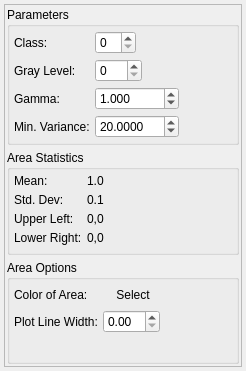
<?xml version="1.0" encoding="UTF-8"?>
<ui version="4.0">
 <class>UserInitAreaWidget</class>
 <widget class="QWidget" name="UserInitAreaWidget">
  <property name="geometry">
   <rect>
    <x>0</x>
    <y>0</y>
    <width>246</width>
    <height>371</height>
   </rect>
  </property>
  <property name="windowTitle">
   <string>Form</string>
  </property>
  <layout class="QGridLayout" name="gridLayout">
   <property name="margin">
    <number>4</number>
   </property>
   <item row="0" column="0">
    <widget class="QScrollArea" name="scrollArea">
     <property name="widgetResizable">
      <bool>true</bool>
     </property>
     <widget class="QWidget" name="scrollAreaWidgetContents">
      <property name="geometry">
       <rect>
        <x>0</x>
        <y>0</y>
        <width>236</width>
        <height>361</height>
       </rect>
      </property>
      <layout class="QVBoxLayout" name="verticalLayout_2">
       <property name="spacing">
        <number>5</number>
       </property>
       <property name="margin">
        <number>2</number>
       </property>
       <item>
        <widget class="QGroupBox" name="groupBox">
         <property name="title">
          <string>Parameters</string>
         </property>
         <layout class="QFormLayout" name="formLayout_4">
          <property name="fieldGrowthPolicy">
           <enum>QFormLayout::FieldsStayAtSizeHint</enum>
          </property>
          <property name="horizontalSpacing">
           <number>5</number>
          </property>
          <property name="verticalSpacing">
           <number>5</number>
          </property>
          <property name="margin">
           <number>4</number>
          </property>
          <item row="1" column="0">
           <widget class="QLabel" name="label_2">
            <property name="text">
             <string>Class:</string>
            </property>
           </widget>
          </item>
          <item row="1" column="1">
           <widget class="QSpinBox" name="m_Class">
            <property name="maximum">
             <number>15</number>
            </property>
           </widget>
          </item>
          <item row="2" column="0">
           <widget class="QLabel" name="label_3">
            <property name="text">
             <string>Gray Level:</string>
            </property>
           </widget>
          </item>
          <item row="2" column="1">
           <widget class="QSpinBox" name="m_GrayLevel">
            <property name="maximum">
             <number>255</number>
            </property>
           </widget>
          </item>
          <item row="3" column="0">
           <widget class="QLabel" name="label_6">
            <property name="text">
             <string>Gamma:</string>
            </property>
           </widget>
          </item>
          <item row="3" column="1">
           <widget class="QDoubleSpinBox" name="m_Gamma">
            <property name="decimals">
             <number>3</number>
            </property>
            <property name="maximum">
             <double>99999.990000000005239</double>
            </property>
            <property name="singleStep">
             <double>0.500000000000000</double>
            </property>
            <property name="value">
             <double>1.000000000000000</double>
            </property>
           </widget>
          </item>
          <item row="4" column="0">
           <widget class="QLabel" name="label_10">
            <property name="text">
             <string>Min. Variance:</string>
            </property>
           </widget>
          </item>
          <item row="4" column="1">
           <widget class="QDoubleSpinBox" name="m_MinVariance">
            <property name="decimals">
             <number>4</number>
            </property>
            <property name="minimum">
             <double>0.250000000000000</double>
            </property>
            <property name="maximum">
             <double>9999.989999999999782</double>
            </property>
            <property name="singleStep">
             <double>1.000000000000000</double>
            </property>
            <property name="value">
             <double>20.000000000000000</double>
            </property>
           </widget>
          </item>
         </layout>
        </widget>
       </item>
       <item>
        <widget class="QGroupBox" name="groupBox_2">
         <property name="title">
          <string>Area Statistics</string>
         </property>
         <layout class="QFormLayout" name="formLayout_2">
          <property name="fieldGrowthPolicy">
           <enum>QFormLayout::FieldsStayAtSizeHint</enum>
          </property>
          <property name="horizontalSpacing">
           <number>5</number>
          </property>
          <property name="verticalSpacing">
           <number>5</number>
          </property>
          <property name="margin">
           <number>4</number>
          </property>
          <item row="0" column="0">
           <widget class="QLabel" name="label_4">
            <property name="text">
             <string>Mean:</string>
            </property>
           </widget>
          </item>
          <item row="0" column="1">
           <widget class="QLabel" name="m_Mu">
            <property name="text">
             <string>1.0</string>
            </property>
           </widget>
          </item>
          <item row="1" column="0">
           <widget class="QLabel" name="label_5">
            <property name="text">
             <string>Std. Dev:</string>
            </property>
           </widget>
          </item>
          <item row="1" column="1">
           <widget class="QLabel" name="m_Sigma">
            <property name="text">
             <string>0.1</string>
            </property>
           </widget>
          </item>
          <item row="2" column="0">
           <widget class="QLabel" name="label_7">
            <property name="text">
             <string>Upper Left:</string>
            </property>
           </widget>
          </item>
          <item row="2" column="1">
           <widget class="QLabel" name="m_UpperLeft">
            <property name="text">
             <string>0,0</string>
            </property>
           </widget>
          </item>
          <item row="3" column="0">
           <widget class="QLabel" name="label_9">
            <property name="text">
             <string>Lower Right:</string>
            </property>
           </widget>
          </item>
          <item row="3" column="1">
           <widget class="QLabel" name="m_LowerRight">
            <property name="text">
             <string>0,0</string>
            </property>
           </widget>
          </item>
         </layout>
        </widget>
       </item>
       <item>
        <widget class="QGroupBox" name="groupBox_3">
         <property name="title">
          <string>Area Options</string>
         </property>
         <layout class="QFormLayout" name="formLayout_3">
          <property name="fieldGrowthPolicy">
           <enum>QFormLayout::FieldsStayAtSizeHint</enum>
          </property>
          <property name="horizontalSpacing">
           <number>5</number>
          </property>
          <property name="verticalSpacing">
           <number>5</number>
          </property>
          <property name="margin">
           <number>4</number>
          </property>
          <item row="1" column="0">
           <widget class="QLabel" name="label">
            <property name="text">
             <string>Color of Area:</string>
            </property>
           </widget>
          </item>
          <item row="1" column="1">
           <widget class="QToolButton" name="colorButton">
            <property name="minimumSize">
             <size>
              <width>60</width>
              <height>0</height>
             </size>
            </property>
            <property name="font">
             <font>
              <weight>50</weight>
              <bold>false</bold>
             </font>
            </property>
            <property name="text">
             <string>Select</string>
            </property>
            <property name="popupMode">
             <enum>QToolButton::InstantPopup</enum>
            </property>
            <property name="toolButtonStyle">
             <enum>Qt::ToolButtonFollowStyle</enum>
            </property>
            <property name="autoRaise">
             <bool>true</bool>
            </property>
           </widget>
          </item>
          <item row="2" column="0">
           <widget class="QLabel" name="label_8">
            <property name="text">
             <string>Plot Line Width:</string>
            </property>
           </widget>
          </item>
          <item row="2" column="1">
           <widget class="QDoubleSpinBox" name="m_LineWidth"/>
          </item>
         </layout>
        </widget>
       </item>
      </layout>
     </widget>
    </widget>
   </item>
  </layout>
 </widget>
 <resources/>
 <connections/>
</ui>
